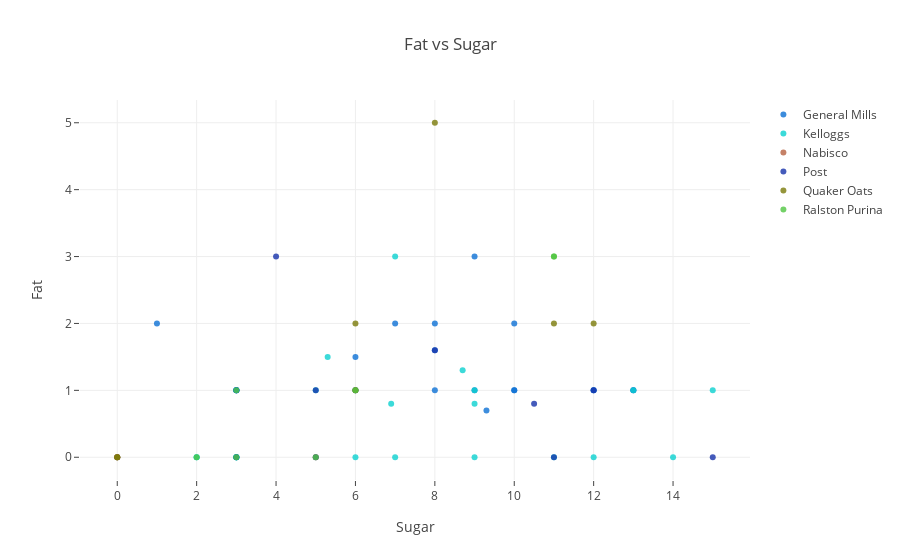

Source (notebook cell):
### Code cell
py.offline.iplot(fig)

### Figure 1 — Plotly figure (JSON) as saved in the notebook; plotly's stock layout.template omitted (floating-point values rounded to 4 significant figures)
{"data": [{"marker": {"color": "rgba(12, 112, 212, 0.8)"}, "mode": "markers", "name": "General Mills", "text": ["General Mills", "General Mills", "General Mills", "General Mills", "General Mills", "General Mills", "General Mills", "General Mills", "General Mills", "General Mills", "General Mills", "General Mills", "General Mills", "General Mills", "General Mills", "General Mills", "General Mills", "General Mills", "General Mills", "General Mills", "General Mills", "General Mills"], "type": "scatter", "uid": "ced6d16a-df6e-4f5e-b560-73bd6e0ade57", "x": ["10.0", "6.0", "1.0", "9.0", "7.0", "13.0", "13.0", "10.0", "9.0", "10.0", "3.0", "12.0", "6.0", "8.0", "8.0", "3.0", "9.3", "3.0", "3.0", "12.0", "3.0", "8.0"], "y": ["2.0", "1.5", "2.0", "3.0", "2.0", "1.0", "1.0", "1.0", "1.0", "1.0", "1.0", "1.0", "1.0", "1.6", "2.0", "1.0", "0.7", "1.0", "1.0", "1.0", "1.0", "1.0"]}, {"marker": {"color": "rgba(11, 209, 208, 0.8)"}, "mode": "markers", "name": "Kelloggs", "text": ["Kelloggs", "Kelloggs", "Kelloggs", "Kelloggs", "Kelloggs", "Kelloggs", "Kelloggs", "Kelloggs", "Kelloggs", "Kelloggs", "Kelloggs", "Kelloggs", "Kelloggs", "Kelloggs", "Kelloggs", "Kelloggs", "Kelloggs", "Kelloggs", "Kelloggs", "Kelloggs", "Kelloggs", "Kelloggs", "Kelloggs"], "type": "scatter", "uid": "8f027d35-6f21-4954-b542-10803e80ebfe", "x": ["5.0", "0.0", "14.0", "2.0", "12.0", "7.0", "3.0", "13.0", "11.0", "7.0", "9.0", "6.0", "6.9", "8.7", "9.0", "5.3", "2.0", "3.0", "9.0", "6.0", "3.0", "15.0", "3.0"], "y": ["1.0", "0.0", "0.0", "0.0", "0.0", "3.0", "0.0", "1.0", "0.0", "0.0", "0.0", "1.0", "0.8", "1.3", "1.0", "1.5", "0.0", "0.0", "0.8", "0.0", "0.0", "1.0", "0.0"]}, {"marker": {"color": "rgba(183, 98, 65, 0.8)"}, "mode": "markers", "name": "Nabisco", "text": ["Nabisco", "Nabisco", "Nabisco", "Nabisco", "Nabisco"], "type": "scatter", "uid": "51559317-7c63-40b0-9b3b-8c3f4f548f89", "x": ["6.0", "0.0", "0.0", "0.0", "5.0"], "y": ["1.0", "0.0", "0.0", "0.0", "0.0"]}, {"marker": {"color": "rgba(23, 50, 170, 0.8)"}, "mode": "markers", "name": "Post", "text": ["Post", "Post", "Post", "Post", "Post", "Post", "Post", "Post", "Post"], "type": "scatter", "uid": "c1f10116-852c-43b5-87aa-eea50de12c09", "x": ["5.0", "8.0", "12.0", "15.0", "5.0", "3.0", "4.0", "11.0", "10.5"], "y": ["0.0", "1.6", "1.0", "0.0", "1.0", "0.0", "3.0", "0.0", "0.8"]}, {"marker": {"color": "rgba(123, 123, 10, 0.8)"}, "mode": "markers", "name": "Quaker Oats", "text": ["Quaker Oats", "Quaker Oats", "Quaker Oats", "Quaker Oats", "Quaker Oats", "Quaker Oats", "Quaker Oats"], "type": "scatter", "uid": "4b88c2dd-a40e-4406-a90e-b39fedd6f3d7", "x": ["8.0", "12.0", "11.0", "6.0", "0.0", "0.0", "6.0"], "y": ["5.0", "2.0", "2.0", "2.0", "0.0", "0.0", "1.0"]}, {"marker": {"color": "rgba(80, 198, 65, 0.8)"}, "mode": "markers", "name": "Ralston Purina", "text": ["Ralston Purina", "Ralston Purina", "Ralston Purina", "Ralston Purina", "Ralston Purina", "Ralston Purina", "Ralston Purina"], "type": "scatter", "uid": "f96e6b3e-a6b3-4fee-acc2-55e9713695cd", "x": ["6.0", "3.0", "5.0", "11.0", "11.0", "2.0", "3.0"], "y": ["1.0", "0.0", "0.0", "3.0", "3.0", "0.0", "1.0"]}], "layout": {"title": {"text": "Fat vs Sugar"}, "xaxis": {"ticklen": 5, "title": {"text": "Sugar"}, "zeroline": false}, "yaxis": {"ticklen": 5, "title": {"text": "Fat"}, "zeroline": false}}}
